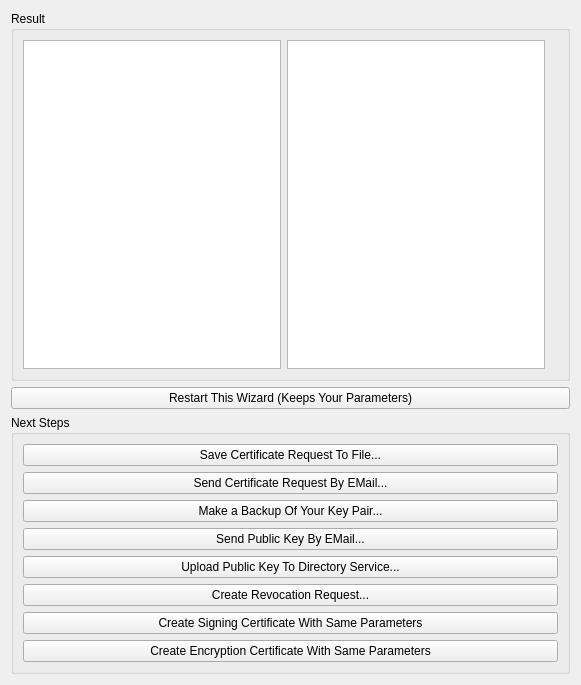
<ui version="4.0" >
 <class>Kleo::NewCertificateUi::ResultPage</class>
 <widget class="QWizardPage" name="Kleo::NewCertificateUi::ResultPage" >
  <property name="geometry" >
   <rect>
    <x>0</x>
    <y>0</y>
    <width>581</width>
    <height>685</height>
   </rect>
  </property>
  <layout class="QVBoxLayout" name="verticalLayout" >
   <item>
    <widget class="QGroupBox" name="resultGB" >
     <property name="title" >
      <string>Result</string>
     </property>
     <layout class="QHBoxLayout" name="horizontalLayout_2" >
      <item>
       <widget class="QTextBrowser" name="resultTB" />
      </item>
      <item>
       <widget class="QTextBrowser" name="errorTB" />
      </item>
      <item>
       <widget class="Kleo::DragQueen" name="dragQueen" >
        <property name="toolTip" >
         <string>Drag this icon to your mail application's composer to attach the request to a mail.</string>
        </property>
        <property name="alignment" >
         <set>Qt::AlignCenter</set>
        </property>
       </widget>
      </item>
     </layout>
    </widget>
   </item>
   <item>
    <widget class="QPushButton" name="restartWizardPB" >
     <property name="text" >
      <string>Restart This Wizard (Keeps Your Parameters)</string>
     </property>
    </widget>
   </item>
   <item>
    <widget class="QGroupBox" name="nextStepsGB" >
     <property name="title" >
      <string>Next Steps</string>
     </property>
     <layout class="QVBoxLayout" name="verticalLayout_2" >
      <item>
       <widget class="QPushButton" name="saveRequestToFilePB" >
        <property name="text" >
         <string>Save Certificate Request To File...</string>
        </property>
       </widget>
      </item>
      <item>
       <widget class="QPushButton" name="sendRequestByEMailPB" >
        <property name="text" >
         <string>Send Certificate Request By EMail...</string>
        </property>
       </widget>
      </item>
      <item>
       <widget class="QPushButton" name="makeBackupPB" >
        <property name="text" >
         <string>Make a Backup Of Your Key Pair...</string>
        </property>
       </widget>
      </item>
      <item>
       <widget class="QPushButton" name="sendCertificateByEMailPB" >
        <property name="text" >
         <string>Send Public Key By EMail...</string>
        </property>
       </widget>
      </item>
      <item>
       <widget class="QPushButton" name="uploadToKeyserverPB" >
        <property name="text" >
         <string>Upload Public Key To Directory Service...</string>
        </property>
       </widget>
      </item>
      <item>
       <widget class="QPushButton" name="createRevocationRequestPB" >
        <property name="text" >
         <string>Create Revocation Request...</string>
        </property>
       </widget>
      </item>
      <item>
       <widget class="QPushButton" name="createSigningCertificatePB" >
        <property name="text" >
         <string>Create Signing Certificate With Same Parameters</string>
        </property>
       </widget>
      </item>
      <item>
       <widget class="QPushButton" name="createEncryptionCertificatePB" >
        <property name="text" >
         <string>Create Encryption Certificate With Same Parameters</string>
        </property>
       </widget>
      </item>
     </layout>
    </widget>
   </item>
  </layout>
 </widget>
 <customwidgets>
  <customwidget>
   <class>Kleo::DragQueen</class>
   <extends>QLabel</extends>
   <header>utils/dragqueen.h</header>
  </customwidget>
 </customwidgets>
 <resources/>
 <connections>
  <connection>
   <sender>saveRequestToFilePB</sender>
   <signal>clicked()</signal>
   <receiver>Kleo::NewCertificateUi::ResultPage</receiver>
   <slot>slotSaveRequestToFile()</slot>
   <hints>
    <hint type="sourcelabel" >
     <x>34</x>
     <y>268</y>
    </hint>
    <hint type="destinationlabel" >
     <x>2</x>
     <y>348</y>
    </hint>
   </hints>
  </connection>
  <connection>
   <sender>sendRequestByEMailPB</sender>
   <signal>clicked()</signal>
   <receiver>Kleo::NewCertificateUi::ResultPage</receiver>
   <slot>slotSendRequestByEMail()</slot>
   <hints>
    <hint type="sourcelabel" >
     <x>32</x>
     <y>304</y>
    </hint>
    <hint type="destinationlabel" >
     <x>6</x>
     <y>390</y>
    </hint>
   </hints>
  </connection>
  <connection>
   <sender>sendCertificateByEMailPB</sender>
   <signal>clicked()</signal>
   <receiver>Kleo::NewCertificateUi::ResultPage</receiver>
   <slot>slotSendCertificateByEMail()</slot>
   <hints>
    <hint type="sourcelabel" >
     <x>48</x>
     <y>406</y>
    </hint>
    <hint type="destinationlabel" >
     <x>4</x>
     <y>438</y>
    </hint>
   </hints>
  </connection>
  <connection>
   <sender>uploadToKeyserverPB</sender>
   <signal>clicked()</signal>
   <receiver>Kleo::NewCertificateUi::ResultPage</receiver>
   <slot>slotUploadCertificateToDirectoryServer()</slot>
   <hints>
    <hint type="sourcelabel" >
     <x>50</x>
     <y>449</y>
    </hint>
    <hint type="destinationlabel" >
     <x>2</x>
     <y>478</y>
    </hint>
   </hints>
  </connection>
  <connection>
   <sender>makeBackupPB</sender>
   <signal>clicked()</signal>
   <receiver>Kleo::NewCertificateUi::ResultPage</receiver>
   <slot>slotBackupCertificate()</slot>
   <hints>
    <hint type="sourcelabel" >
     <x>52</x>
     <y>363</y>
    </hint>
    <hint type="destinationlabel" >
     <x>4</x>
     <y>518</y>
    </hint>
   </hints>
  </connection>
  <connection>
   <sender>createRevocationRequestPB</sender>
   <signal>clicked()</signal>
   <receiver>Kleo::NewCertificateUi::ResultPage</receiver>
   <slot>slotCreateRevocationRequest()</slot>
   <hints>
    <hint type="sourcelabel" >
     <x>32</x>
     <y>472</y>
    </hint>
    <hint type="destinationlabel" >
     <x>2</x>
     <y>560</y>
    </hint>
   </hints>
  </connection>
  <connection>
   <sender>createSigningCertificatePB</sender>
   <signal>clicked()</signal>
   <receiver>Kleo::NewCertificateUi::ResultPage</receiver>
   <slot>slotCreateSigningCertificate()</slot>
   <hints>
    <hint type="sourcelabel" >
     <x>33</x>
     <y>528</y>
    </hint>
    <hint type="destinationlabel" >
     <x>7</x>
     <y>510</y>
    </hint>
   </hints>
  </connection>
  <connection>
   <sender>createEncryptionCertificatePB</sender>
   <signal>clicked()</signal>
   <receiver>Kleo::NewCertificateUi::ResultPage</receiver>
   <slot>slotCreateEncryptionCertificate()</slot>
   <hints>
    <hint type="sourcelabel" >
     <x>37</x>
     <y>560</y>
    </hint>
    <hint type="destinationlabel" >
     <x>5</x>
     <y>556</y>
    </hint>
   </hints>
  </connection>
 </connections>
 <slots>
  <slot>slotSaveRequestToFile()</slot>
  <slot>slotSendRequestByEMail()</slot>
  <slot>slotSendCertificateByEMail()</slot>
  <slot>slotUploadCertificateToDirectoryServer()</slot>
  <slot>slotBackupCertificate()</slot>
  <slot>slotCreateRevocationRequest()</slot>
  <slot>slotCreateEncryptionCertificate()</slot>
  <slot>slotCreateSigningCertificate()</slot>
 </slots>
</ui>
